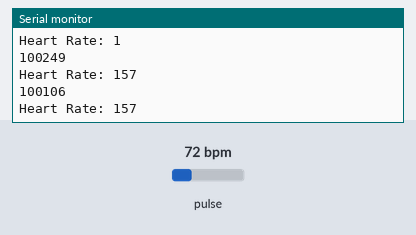
Bench run of a sketch on a simulated ESP32. Shown: the last lines printed to the serial monitor. The inputs (shaded band) are chosen by the test bench; at power-on: pulse 72 bpm. Nothing arrives over Bluetooth unless stated; a phone connects over Bluetooth LE 3 s after start.

Above: at 2.8 s.
2.9 s: pulse set to 42 bpm
At 3.8 s:
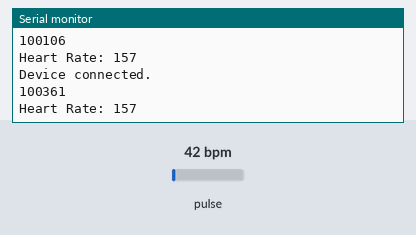
4.5 s: pulse set to 70 bpm
At 5.9 s:
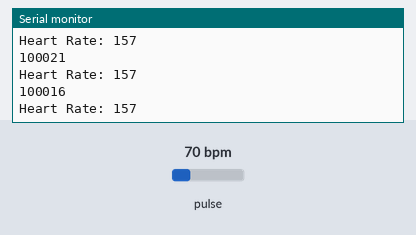
Timing chart, 0 to 7.5 s (numbered marks = the images above; inputs shaded):
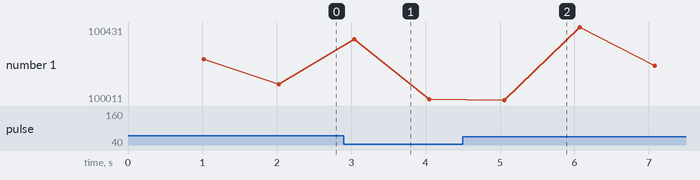

The sketch:

heart_rate.ino
```cpp
#include <Wire.h>
#include "MAX30105.h"
#include <BLEDevice.h>
#include <BLEServer.h>
#include <BLEUtils.h>
#include <BLE2902.h>

MAX30105 particleSensor;  // MAX30105 sensor instance

// BLE objects for Heart Rate Service
BLEServer *pServer = NULL;
BLECharacteristic *heartRateCharacteristic;
BLEAdvertising *pAdvertising;

bool deviceConnected = false;

// Custom server callback to detect connection events
class MyServerCallbacks : public BLEServerCallbacks {
  void onConnect(BLEServer* pServer) override {
    deviceConnected = true;
    Serial.println("Device connected.");
  }
  void onDisconnect(BLEServer* pServer) override {
    deviceConnected = false;
    Serial.println("Device disconnected, restarting advertising...");
    delay(500);
    pAdvertising->start();
    Serial.println("BLE advertising restarted.");
  }
};

// Function to generate a heart rate value from the sensor reading
uint8_t generateHeartRate() {
  if (particleSensor.check()) {
    long irValue = particleSensor.getIR();
    Serial.println(irValue);

    if (irValue > 15000) {
      return map(irValue, 15000, 120000, 60, 180);
    }
  }
  return 1;
}

void setup() {
  Serial.begin(115200);
  Serial.println("Initializing BLE for Device 1 (Heart Rate Sensor)...");

  // Initialise BLE with a unique name
  BLEDevice::init("ESP32 Sensor Monitor 1");
  pServer = BLEDevice::createServer();
  pServer->setCallbacks(new MyServerCallbacks());

  // Create the standard Heart Rate Service (0x180D)
  BLEService *pService = pServer->createService(BLEUUID((uint16_t)0x180D));

  // Create the Heart Rate Measurement Characteristic (0x2A37) with notify property
  heartRateCharacteristic = pService->createCharacteristic(
    BLEUUID((uint16_t)0x2A37),
    BLECharacteristic::PROPERTY_NOTIFY
  );
  heartRateCharacteristic->addDescriptor(new BLE2902());

  pService->start();

  // Set up BLE advertising
  pAdvertising = BLEDevice::getAdvertising();
  pAdvertising->addServiceUUID(BLEUUID((uint16_t)0x180D));
  pAdvertising->setScanResponse(true);
  pAdvertising->setMinPreferred(0x06);
  pAdvertising->setMinPreferred(0x12);
  pAdvertising->start();
  Serial.println("BLE Advertising started for Device 1...");

  // Initialise the MAX30105 sensor
  if (!particleSensor.begin(Wire, I2C_SPEED_STANDARD)) {
    Serial.println("MAX30105 not found. Using simulated heart rate values.");
  } else {
    Serial.println("MAX30105 Initialised.");
    particleSensor.setup();
    particleSensor.setPulseAmplitudeRed(0x0A);
    particleSensor.setPulseAmplitudeIR(0x0A);
  }
}

void loop() {
  uint8_t heartRate;

  heartRate = generateHeartRate();


  heartRateCharacteristic->setValue(&heartRate, 1);
  heartRateCharacteristic->notify();

  Serial.print("Heart Rate: ");
  Serial.println(heartRate);
  delay(1000);
}
```

Measured:
- after the input at 2.9 s, the serial monitor: prints a new line after 0.14 s (image 1)
- after the input at 4.5 s, the serial monitor: prints a new line after 0.56 s (image 2)
- plotted number 1: 100106 → 100021 after the input at 2.9 s, 100021 → 100011 after the input at 4.5 s
